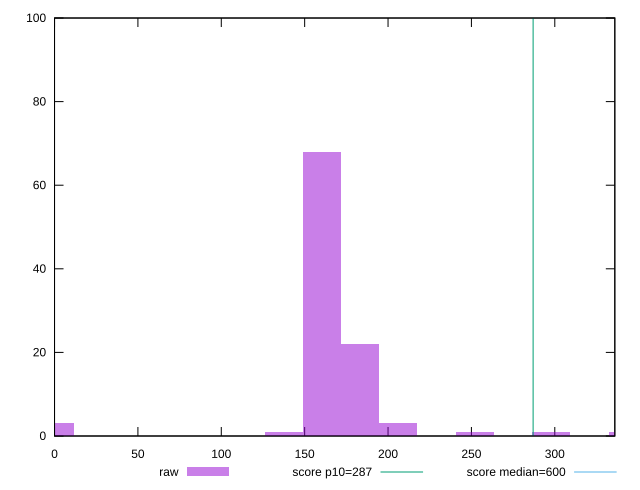

The script that saved this image:
reset

$raw <<EOF
183.2964762889263 22
160.38441675281052 68
206.20853582504208 3
0 3
343.6808930417368 1
252.03265489727366 1
137.47235721669472 1
297.85677396950524 1
EOF

set key outside below
set boxwidth 22.912059536115787
set xrange [0:336]
set yrange [0:100]
set trange [0:100]
set style fill transparent solid 0.5 noborder

set parametric
set terminal svg size 640, 490 enhanced background rgb 'white'
set output "report_00009_2021-02-08T22-37-41.559Z/total-blocking-time/samples/pages+cached+noadtech/raw/histogram.svg"

plot $raw title "raw" with boxes, \
     287,t title "score p10=287", \
     600,t title "score median=600"

reset
